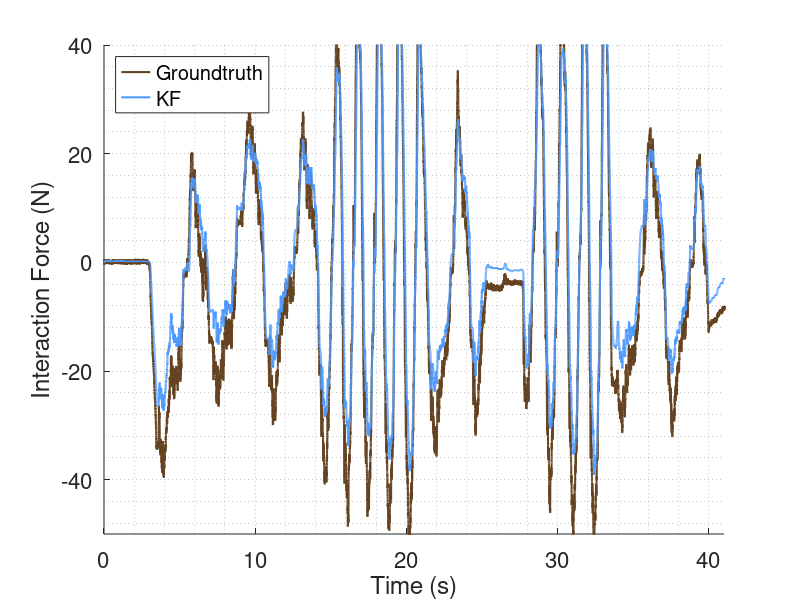

MATLAB code for this plot:
%% 1) LOAD & PREPROCESS DATA
clear all
close all
clc

% Load time series data (positions, velocities, accelerations, forces)
load('Spring20k_1.mat','t','x_r','v_r','x_h','v_h','f_r','f_int','a_r','a_h');

% Normalize position and force offsets to start at zero
x_r = x_r - x_r(1);
x_h = x_h - x_h(1);
f_r = f_r - f_r(1);

% Define physical system constants
k  = 20000;   % Spring stiffness (N/m)
c  = 175;     % Damping coefficient (Ns/m)
mr = 16.0;    % Mass of robot (kg)
mh = 8.9;     % Mass of human (kg)

% Sampling and model size
Ts = t(2)-t(1);      % Time step
N  = numel(t);       % Number of samples
n  = 4;              % State dimension: [x_r; v_r; x_h; v_h]

%% 2) DEFINE SYSTEM MODEL (Discretized)

% Continuous-time dynamics
A_ct = [  0,       1,      0,       0;
       -k/mr, -c/mr,   k/mr,   c/mr;
          0,       0,      0,       1;
        k/mh,  c/mh,  -k/mh,  -c/mh ];

B_ct = [0; 1/mr; 0; 0];

% First-order Euler discretization
F = eye(n) + Ts*A_ct;
B = Ts * B_ct;

% Measurement model H: includes positions, velocities, accelerations
H = [ 1, 0, 0, 0;
      0, 1, 0, 0;
      0, 0, 1, 0;
      0, 0, 0, 1;
   -k/mr, -c/mr,  k/mr,  c/mr;
    k/mh,  c/mh, -k/mh, -c/mh ];

%% 3) INITIALIZE FILTER PARAMETERS

% Process noise covariance (Q) and measurement noise (R)
Q = diag([2e-7, 1e-12, 1e-12, 3e-5]);
R = diag([8e-5, 5e-6, 1e1, 1e-7, 1e2, 1e2]);

% Initial state estimate and covariance
x_est = zeros(n,N);
P_est = zeros(n,n,N);
x_est(:,1)   = [ x_r(1); v_r(1); x_h(1); v_h(1) ];
P_est(:,:,1) = diag([0.1,0.1,0.1,0.1]);

% Allocate for estimated and smoothed interaction force
F_int_est    = zeros(1,N);
F_int_smooth = zeros(1,N);

% Real-time low-pass filter constant
tau = 0.05;
alpha = exp(-Ts/tau);
F_int_smooth(1) = 0;

%% 4) KALMAN FILTER MAIN LOOP

for i = 2:N
    tic
    % Get measurements: position, velocity, acceleration
    z      = [ x_r(i); v_r(i); x_h(i); v_h(i); a_r(i); a_h(i) ];
    F_app  = f_r(i-1);        % Input: actuator force
    x_prev = x_est(:,i-1);
    P_prev = P_est(:,:,i-1);

    % --- Prediction Step ---
    x_pred = F*x_prev + B*F_app;
    P_pred = F*P_prev*F' + Q;

    % --- Update Step ---
    z_pred = H*x_pred;
    S      = H*P_pred*H' + R;
    K      = P_pred*H' / S;
    nu     = z - z_pred;

    x_upd = x_pred + K*nu;
    P_upd = (eye(n) - K*H)*P_pred;

    % Store state and covariance
    x_est(:,i) = x_upd;
    P_est(:,:,i) = P_upd;

    % Estimate interaction force from state
    F_int_est(i) = k*(x_upd(1)-x_upd(3)) + c*(x_upd(2)-x_upd(4));

    % Apply real-time low-pass filter
    F_int_smooth(i) = alpha*F_int_smooth(i-1) + (1-alpha)*F_int_est(i);
    timestamps(i) = toc;
end

%% 5) ERROR METRICS AND PLOTTING

err   = F_int_smooth.' - f_int;
rmse  = sqrt(mean(err.^2));
mae   = mean(abs(err));
bias  = mean(err);
maxE  = max(abs(err)); 
minE  = min(abs(err));
ts = mean(timestamps);
stdts = std(timestamps);
total_time = sum(timestamps);

[h, p, ci, stats] = ttest2(f_int, F_int_smooth.');

% Print error results
fprintf('\n=== Linear KF + LPF Error ===\n');
fprintf('Bias: %8.4f\nMAE:  %8.4f\nRMSE: %8.4f\n', bias, mae, rmse);
fprintf('MaxE: %8.4f\nMinE: %8.4f\n', maxE, minE);
fprintf('Sample time: %.3e\nStd sample time: %.3e\n', ts, stdts);
fprintf('Two-sample t-test results:\n');
fprintf('Hypothesis test result (h): %d\n', h);
fprintf('p-value: %.4e\n', p);
fprintf('95%% Confidence interval: [%.4f, %.4f]\n', ci(1), ci(2));
fprintf('t-statistic: %.4f, DoF: %d, Std: %.4f\n', stats.tstat, stats.df, stats.sd);

%% 6) PLOT ESTIMATED VS TRUE INTERACTION FORCE

figure; hold on;

% Plot ground-truth and estimated interaction force
plot(t, f_int - f_int(1), 'Color', [101, 67, 33]/255, 'LineWidth', 1.5); % dark brown
plot(t, F_int_smooth, 'Color', [0.3, 0.6, 1.0], 'LineWidth', 1.5);       % light blue

xlabel('Time (s)', 'FontSize', 16);
ylabel('Interaction Force (N)', 'FontSize', 16);
xlim([0 41])
ylim([-50 40])
legend('Groundtruth', 'KF', 'Location', 'northwest', 'FontSize', 16);
grid minor;
set(gca, 'FontSize', 16);
set(gcf, 'Units', 'inches', 'Position', [1 1 9 5]);

% Export figure
exportgraphics(gcf, 'KF_2k.pdf', 'ContentType', 'vector', ...
    'BackgroundColor', 'none', 'Resolution', 300);
